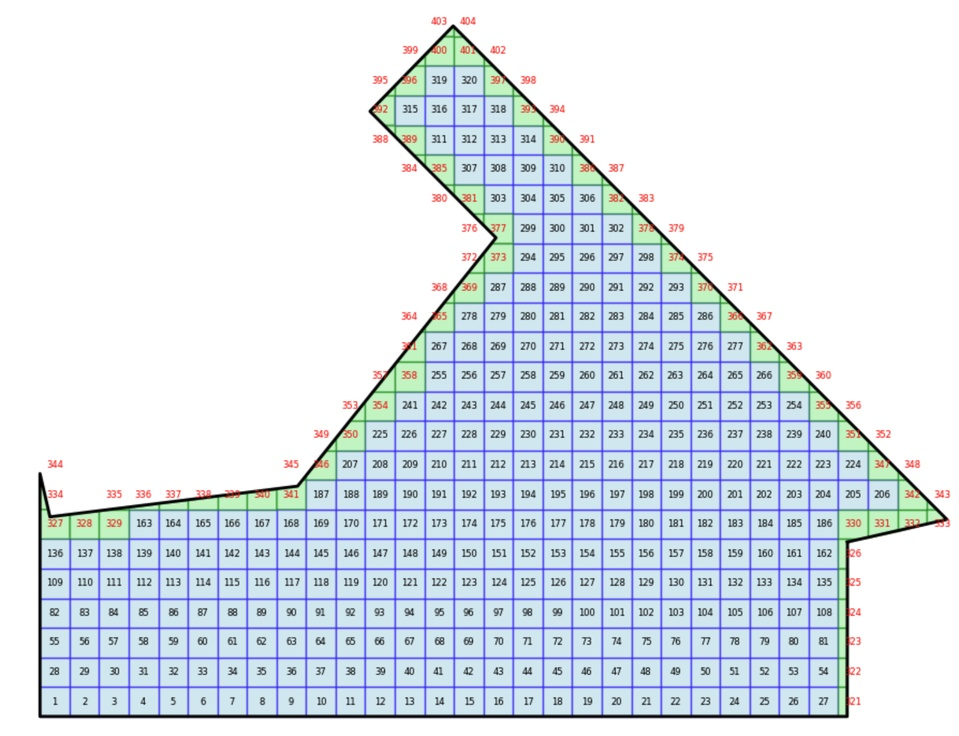
#> input picture pictures/full_square.jpg, 959 x 736 px, shrunk from 1788 x 1372 before the run
$ python -i gen_point.py   (imports and definitions only)
#> lines starting #> are read from the running program, lines starting #| are printed output that depends on the picture; after the words box and inside, x2 and y2 are one past the last pixel; in counts of white or black regions, pixels touching at a corner belong together
import cv2
import numpy as np
import matplotlib.pyplot as plt
from shapely.geometry import Polygon, box

def generate_pixels(image):
    img = cv2.imread(image)
    img_copy = img.copy()
    points = []
    # [5 lines left out: function click_event, not called in this run]

    cv2.imshow("Click 2 points for calibration", img_copy)
    cv2.setMouseCallback("Click 2 points for calibration", click_event)
    cv2.waitKey(0)
    cv2.destroyAllWindows()
    print(f"标定线两端点像素坐标: {points}")
    (x1, y1), (x2, y2) = points
    pixel_length = np.sqrt((x2 - x1) ** 2 + (y2 - y1) ** 2)
    print(f"标定线像素长度: {pixel_length:.2f} pixels")
    real_length_cm = float(input("请输入该线段的真实长度 (单位 cm): "))
    per_pixel = real_length_cm / pixel_length
    print(f"换算系数: 1 pixel = {per_pixel:.4f} cm")
    return per_pixel

def generate_shape(image):
#> called with image = 'pictures/full_square.jpg'
    img = cv2.imread(image, cv2.IMREAD_GRAYSCALE)
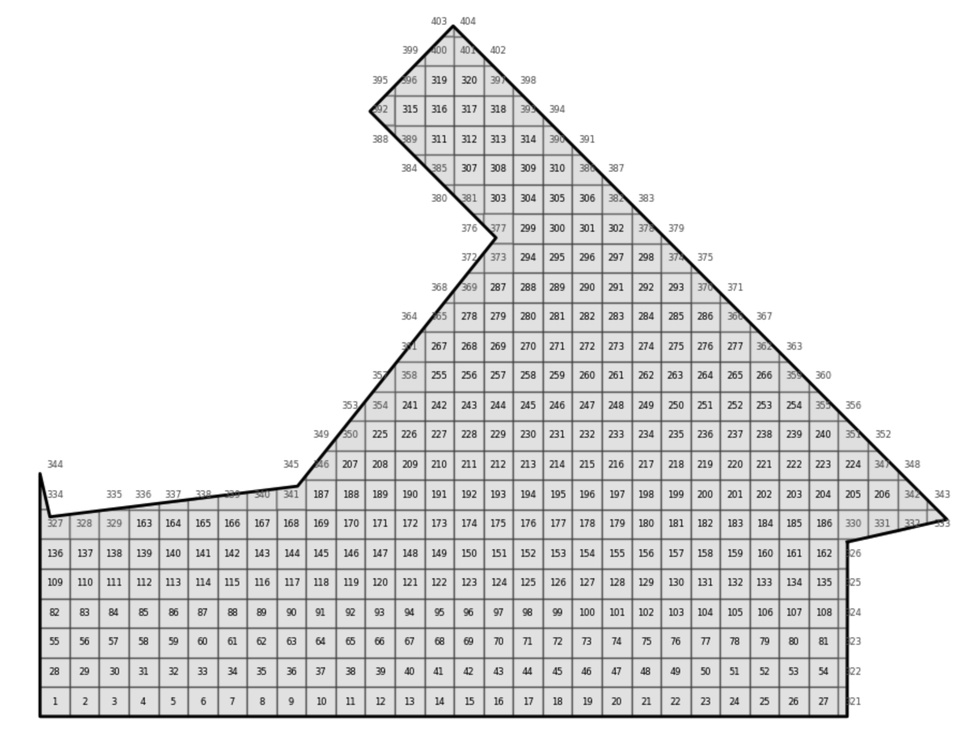
#> img: shape (736, 959); min 0, max 255, mean 227.8
    # 二值化
    _, thresh = cv2.threshold(img, 127, 255, cv2.THRESH_BINARY_INV)
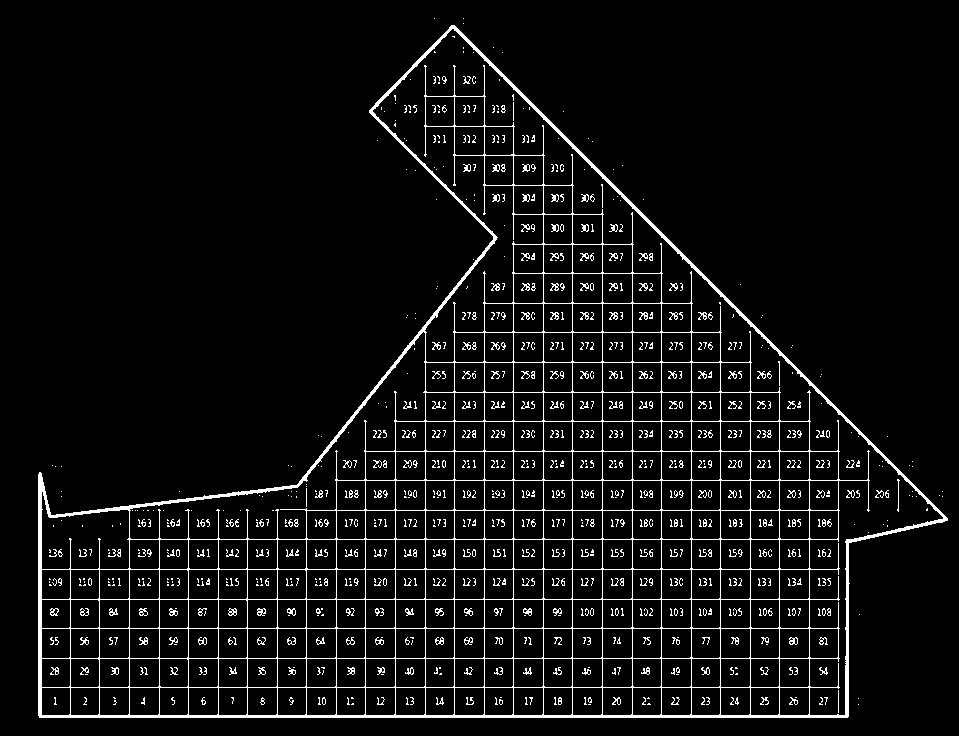
#> thresh: shape (736, 959); 5.9% white in thin lines or dots
    # 查找轮廓
    contours, _ = cv2.findContours(thresh, cv2.RETR_EXTERNAL, cv2.CHAIN_APPROX_SIMPLE)
#> contours = 50 contours, 49 with area under 20; largest, box (x1, y1, x2, y2) and area: (38, 25, 948, 718) 315332

    # 找到最大轮廓
    cnt = max(contours, key=cv2.contourArea)
#> cnt = contour of 262 points, box (x1, y1, x2, y2) (38, 25, 948, 718), area 315332

    # 多边形逼近
    epsilon = 0.01 * cv2.arcLength(cnt, True)
#> epsilon = 29.76
    approx = cv2.approxPolyDP(cnt, epsilon, True)
#> approx = contour of 10 points, box (x1, y1, x2, y2) (38, 25, 948, 718), area 313545
    approx = cv2.flip(approx, 0)  # 翻转点数组

    # 提取 x 和 y 坐标（像素）
    outline_x_pixel = approx[:, 0, 0].tolist()
#> outline_x_pixel = [848, 847, 38, 39, 51, 296, 493, 369, 451, 947]
    outline_y_pixel = (img.shape[0] - approx[:, 0, 1]).tolist()
#> outline_y_pixel = [193, 19, 21, 264, 221, 251, 497, 624, 711, 218]
    pixel_per_cm = generate_pixels(image)
#> in generate_pixels, img is the input picture: shape (736, 959, 3); mean B, G, R 237, 229.3, 220.9
    outline_x_real = [x * pixel_per_cm for x in outline_x_pixel]
    outline_y_real = [y * pixel_per_cm for y in outline_y_pixel]
    print("outline_x_real =", [round(x) for x in outline_x_real])
    print("outline_y_real =", [round(y) for y in outline_y_real])
    return [round(x) for x in outline_x_real] , [round(y) for y in outline_y_real]

# [72 lines left out: function fill_shape, not called in this run]


# [2 lines not run here, left out]

#> (the run stopped early here; a loop or call above may not have finished)
